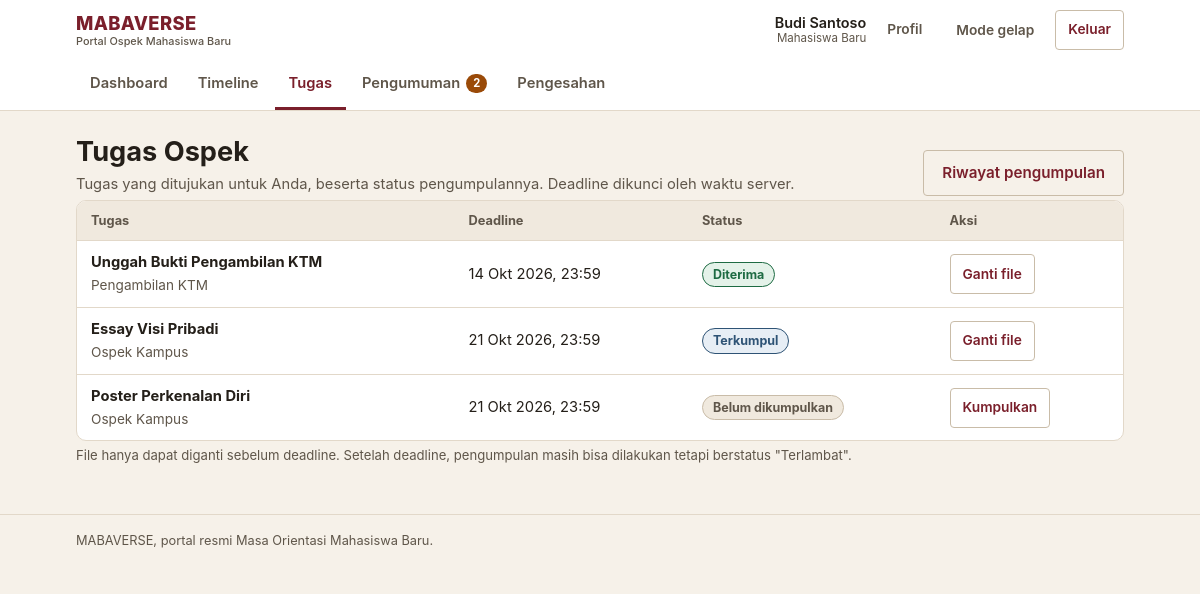
/tugas (signed in), run on the app's committed database.
### tables this page shows
CREATE TABLE tugas (
    id INT AUTO_INCREMENT PRIMARY KEY,
    tahap_id INT NOT NULL,
    judul VARCHAR(255) NOT NULL,
    deskripsi TEXT,
    format_diizinkan VARCHAR(255) DEFAULT 'pdf,jpg,png,doc,docx',
    ukuran_max_mb INT DEFAULT 10,
    deadline DATETIME NOT NULL,
    target_fakultas_id INT DEFAULT NULL,
    target_jurusan_id INT DEFAULT NULL,
    target_kelompok_id INT DEFAULT NULL,
    created_by INT NOT NULL,
    created_at TIMESTAMP DEFAULT CURRENT_TIMESTAMP,
    FOREIGN KEY (tahap_id) REFERENCES tahap_ospek(id) ON DELETE CASCADE,
    FOREIGN KEY (target_fakultas_id) REFERENCES fakultas(id) ON DELETE SET NULL,
    FOREIGN KEY (target_jurusan_id) REFERENCES jurusan(id) ON DELETE SET NULL,
    FOREIGN KEY (target_kelompok_id) REFERENCES kelompok(id) ON DELETE SET NULL,
    FOREIGN KEY (created_by) REFERENCES users(id) ON DELETE CASCADE
);

CREATE TABLE tahap_ospek (
    id INT AUTO_INCREMENT PRIMARY KEY,
    judul VARCHAR(255) NOT NULL,
    deskripsi TEXT,
    urutan INT NOT NULL,
    tanggal_mulai DATETIME NOT NULL,
    tanggal_selesai DATETIME NOT NULL,
    target_level ENUM('universitas', 'fakultas', 'jurusan') DEFAULT 'universitas',
    lokasi_text VARCHAR(255) DEFAULT NULL,
    lampiran VARCHAR(255) DEFAULT NULL,
    status ENUM('belum_mulai', 'berlangsung', 'selesai') DEFAULT 'belum_mulai',
    created_at TIMESTAMP DEFAULT CURRENT_TIMESTAMP,
    updated_at TIMESTAMP DEFAULT CURRENT_TIMESTAMP ON UPDATE CURRENT_TIMESTAMP
);

### controllers/MabaController.php (called while the page is built, shortened)
<?php
require_once __DIR__ . '/../models/Tugas.php';
class MabaController {
    public function tugas() {
        $tugasModel = new Tugas();
        $filters = [
            'fakultas_id' => $_SESSION['user_fakultas_id'],
            'jurusan_id' => $_SESSION['user_jurusan_id'],
            'kelompok_id' => $_SESSION['user_kelompok_id']
        ];
        $tugas_list = $tugasModel->getAllTugas($_SESSION['user_id'], $filters);
        $riwayat = $tugasModel->getPengumpulanByUser($_SESSION['user_id']);
        include_once __DIR__ . '/../views/maba/tugas.php';
    }
}

### config/database.php (called while the page is built)
<?php
require_once __DIR__ . '/config.php';
class Database {
    private static $instance = null;
    private $pdo;
    private function __construct() {
        try {
            $dsn = "mysql:host=" . DB_HOST . ";dbname=" . DB_NAME . ";charset=" . DB_CHARSET;
            $options = [
                PDO::ATTR_ERRMODE => PDO::ERRMODE_EXCEPTION,
                PDO::ATTR_DEFAULT_FETCH_MODE => PDO::FETCH_ASSOC,
                PDO::ATTR_EMULATE_PREPARES => false,
            ];
            $this->pdo = new PDO($dsn, DB_USER, DB_PASS, $options);
        } catch (PDOException $e) {
            error_log('[MABAVERSE] Koneksi database gagal: ' . $e->getMessage());
            if (defined('APP_ENV') && APP_ENV === 'production') {
                throw new RuntimeException('Layanan database sedang tidak tersedia.');
            }
            die("Koneksi database gagal: " . $e->getMessage()
                . " — periksa DB_HOST/DB_USER/DB_PASS di config/config.local.php dan pastikan MySQL berjalan.");
        }
    }
    public static function getInstance() {
        if (self::$instance === null) {
            self::$instance = new self();
        }
        return self::$instance;
    }
    public function getConnection() {
        return $this->pdo;
    }
}

### models/Tugas.php (called while the page is built, shortened)
<?php
require_once __DIR__ . '/../config/config.php';
class Tugas {
    private $db;
    public function __construct() {
        $this->db = Database::getInstance()->getConnection();
    }
    public function getAllTugas($user_id = null, $filters = []) {
        $sql = "
            SELECT t.*, ta.judul as tahap_judul,
                   u.nama as created_by_nama,
                   f.nama as target_fakultas_nama,
                   j.nama as target_jurusan_nama,
                   k.nama as target_kelompok_nama
            FROM tugas t
            INNER JOIN tahap_ospek ta ON t.tahap_id = ta.id
            INNER JOIN users u ON t.created_by = u.id
            LEFT JOIN fakultas f ON t.target_fakultas_id = f.id
            LEFT JOIN jurusan j ON t.target_jurusan_id = j.id
            LEFT JOIN kelompok k ON t.target_kelompok_id = k.id
            WHERE 1=1
        ";
        $params = [];
        if (!empty($filters['fakultas_id'])) {
            $sql .= " AND (t.target_fakultas_id IS NULL OR t.target_fakultas_id = ?)";
            $params[] = $filters['fakultas_id'];
        }
        if (!empty($filters['jurusan_id'])) {
            $sql .= " AND (t.target_jurusan_id IS NULL OR t.target_jurusan_id = ?)";
            $params[] = $filters['jurusan_id'];
        }
        if (!empty($filters['kelompok_id'])) {
            $sql .= " AND (t.target_kelompok_id IS NULL OR t.target_kelompok_id = ?)";
            $params[] = $filters['kelompok_id'];
        }
        $sql .= " ORDER BY t.deadline ASC";
        $stmt = $this->db->prepare($sql);
        $stmt->execute($params);
        return $stmt->fetchAll();
    }
    public function getPengumpulanByUser($user_id, $tugas_id = null) {
        if ($tugas_id) {
            $stmt = $this->db->prepare("
                SELECT pt.*, t.judul as tugas_judul, t.deadline
                FROM pengumpulan_tugas pt
                INNER JOIN tugas t ON pt.tugas_id = t.id
                WHERE pt.user_id = ? AND pt.tugas_id = ?
            ");
            $stmt->execute([$user_id, $tugas_id]);
            return $stmt->fetch();
        } else {
            $stmt = $this->db->prepare("
                SELECT pt.*, t.judul as tugas_judul, t.deadline, ta.judul as tahap_judul
                FROM pengumpulan_tugas pt
                INNER JOIN tugas t ON pt.tugas_id = t.id
                INNER JOIN tahap_ospek ta ON t.tahap_id = ta.id
                WHERE pt.user_id = ?
                ORDER BY pt.waktu_submit_server DESC
            ");
            $stmt->execute([$user_id]);
            return $stmt->fetchAll();
        }
    }
}

### config/config.php (called while the page is built, shortened)
<?php
function e($value) {
    return htmlspecialchars((string)$value, ENT_QUOTES, 'UTF-8');
}
function status_meta($status) {
    $map = [
        'hadir'             => ['Hadir', 'ok'],
        'di_luar_radius'    => ['Di luar radius', 'warn'],
        'terlambat'         => ['Terlambat', 'warn'],
        'tidak_hadir'       => ['Tidak hadir', 'danger'],
        'izin'              => ['Izin', 'info'],
        'terkumpul'         => ['Terkumpul', 'info'],
        'revisi'            => ['Perlu revisi', 'warn'],
        'diterima'          => ['Diterima', 'ok'],
        'belum_dikumpulkan' => ['Belum dikumpulkan', 'neutral'],
        'disahkan'          => ['Disahkan', 'ok'],
        'belum_memenuhi'    => ['Belum memenuhi syarat', 'danger'],
        'belum_mulai'       => ['Belum mulai', 'neutral'],
        'berlangsung'       => ['Berlangsung', 'brand'],
        'selesai'           => ['Selesai', 'ok'],
        'normal'            => ['Normal', 'neutral'],
        'penting'           => ['Penting', 'warn'],
        'mendesak'          => ['Mendesak', 'danger'],
    ];
    if (isset($map[$status])) {
        return $map[$status];
    }
    return [ucwords(str_replace('_', ' ', (string)$status)), 'neutral'];
}
function format_tanggal($datetime, $dengan_waktu = true) {
    $ts = strtotime($datetime);
    $bulan = [1 => 'Jan', 'Feb', 'Mar', 'Apr', 'Mei', 'Jun', 'Jul', 'Agu', 'Sep', 'Okt', 'Nov', 'Des'];
    $hasil = date('j', $ts) . ' ' . $bulan[(int)date('n', $ts)] . ' ' . date('Y', $ts);
    if ($dengan_waktu) {
        $hasil .= ', ' . date('H:i', $ts);
    }
    return $hasil;
}
require_once __DIR__ . '/database.php';

### views/maba/tugas.php (the view, shortened to what this page needs)
<?php
include __DIR__ . '/../layouts/header.php';
$pengumpulan_by_tugas = [];
foreach ($riwayat as $r) {
    $pengumpulan_by_tugas[$r['tugas_id']] = $r;
}
?>
<div class="page-head">
    <div>
        <h1>Tugas Ospek</h1>
        <p class="page-sub">Tugas yang ditujukan untuk Anda, beserta status pengumpulannya. Deadline dikunci oleh waktu server.</p>
    </div>
    <div class="page-actions">
        <a class="btn btn-outline" href="<?= BASE_URL ?>riwayat-tugas">Riwayat pengumpulan</a>
    </div>
</div>
<?php if (empty($tugas_list)): ?>
<div class="empty">
    <strong>Belum ada tugas untuk Anda.</strong>
    Tugas muncul di sini setelah admin menambahkannya untuk angkatan, fakultas, jurusan, atau kelompok Anda.
</div>
<?php else: ?>
<div class="table-wrap">
    <table>
        <thead>
            <tr>
                <th scope="col">Tugas</th>
                <th scope="col">Deadline</th>
                <th scope="col">Status</th>
                <th scope="col">Aksi</th>
            </tr>
        </thead>
        <tbody>
            <?php foreach ($tugas_list as $tugas): ?>
            <?php
            $kumpul = $pengumpulan_by_tugas[$tugas['id']] ?? null;
            $status = $kumpul['status'] ?? 'belum_dikumpulkan';
            list($status_label, $status_tone) = status_meta($status);
            ?>
            <tr>
                <td>
                    <strong><?= e($tugas['judul']) ?></strong><br>
                    <span class="muted small"><?= e($tugas['tahap_judul']) ?></span>
                </td>
                <td>
                    <?= e(format_tanggal($tugas['deadline'])) ?>
                </td>
                <td><span class="chip chip-<?= $status_tone ?>"><?= e($status_label) ?></span></td>
                <td>
                    <a class="btn btn-sm btn-outline" href="<?= BASE_URL ?>submit-tugas/<?= (int)$tugas['id'] ?>">
                        <?= $kumpul ? 'Ganti file' : 'Kumpulkan' ?>
                    </a>
                </td>
            </tr>
            <?php endforeach; ?>
        </tbody>
    </table>
</div>
<p class="field-hint mt-1">File hanya dapat diganti sebelum deadline. Setelah deadline, pengumpulan masih bisa dilakukan tetapi berstatus "Terlambat".</p>
<?php endif; ?>
<?php include __DIR__ . '/../layouts/footer.php'; ?>

### assets/css/style.css (style rules this page uses)
:root { --bg: #F6F1E9; --surface: #FFFFFF; --surface-alt: #F0E9DE; --ink: #241F19; --ink-soft: #5F564A; --line: #E2D8C9; --line-strong: #C9BCA8; --brand: #7A1F2B; --brand-strong: #5E1620; --brand-soft: #F5E7E8; --brand-ink: #FFFFFF; --accent: #9A4A08; --accent-soft: #FBEEDD; --ok: #1E6B43; --ok-soft: #E4F2E9; --warn: #8A4B0F; --warn-soft: #FBEEDC; --danger: #A32A22; --danger-soft: #F9E6E4; --info: #2E5375; --info-soft: #E7EEF5; --radius-sm: 4px; --radius: 10px; --shadow-1: 0 1px 2px rgba(36, 31, 25, 0.08), 0 6px 16px rgba(36, 31, 25, 0.07); --maxw: 1080px; --font: -apple-system, BlinkMacSystemFont, "Segoe UI", Roboto, "Helvetica Neue", Arial, sans-serif; }
*, *::before, *::after { box-sizing: border-box; }
html { -webkit-text-size-adjust: 100%; }
body { margin: 0; background: var(--bg); color: var(--ink); font-family: var(--font); font-size: 16px; line-height: 1.55; }
h1, h2, h3, h4 { margin: 0 0 0.5em; line-height: 1.25; font-weight: 700; }
h1 { font-size: clamp(1.3rem, 1.1rem + 1vw, 1.7rem); }
p { margin: 0 0 1em; }
a { color: var(--brand); text-decoration-thickness: 1px; text-underline-offset: 2px; }
.muted { color: var(--ink-soft); }
.small { font-size: 0.85rem; }
.mt-1 { margin-top: 8px; }
.page-head { display: flex; align-items: flex-end; justify-content: space-between; gap: 12px; flex-wrap: wrap; margin: 24px 0 4px; }
.page-head h1 { margin: 0; }
.page-head .page-sub { color: var(--ink-soft); margin: 4px 0 0; font-size: 0.92rem; }
.page-actions { display: flex; gap: 8px; flex-wrap: wrap; }
.btn { display: inline-flex; align-items: center; justify-content: center; gap: 6px; min-height: 44px; padding: 10px 18px; border-radius: var(--radius-sm); border: 1px solid transparent; background: var(--brand); color: var(--brand-ink); font-family: inherit; font-size: 0.95rem; font-weight: 600; text-decoration: none; cursor: pointer; transition: background-color 120ms ease, border-color 120ms ease, color 120ms ease; }
.btn-outline { background: transparent; color: var(--brand); border-color: var(--line-strong); }
.btn-sm { min-height: 40px; padding: 6px 12px; font-size: 0.86rem; }
.chip { display: inline-block; padding: 2px 10px; border-radius: 999px; font-size: 0.78rem; font-weight: 700; white-space: nowrap; border: 1px solid transparent; }
.chip-ok { background: var(--ok-soft); color: var(--ok); border-color: var(--ok); }
.chip-info { background: var(--info-soft); color: var(--info); border-color: var(--info); }
.chip-neutral { background: var(--surface-alt); color: var(--ink-soft); border-color: var(--line-strong); }
.field-hint { font-size: 0.82rem; color: var(--ink-soft); margin-top: 4px; }
.table-wrap { overflow-x: auto; -webkit-overflow-scrolling: touch; border: 1px solid var(--line); border-radius: var(--radius); background: var(--surface); }
table { width: 100%; min-width: 560px; border-collapse: collapse; font-size: 0.92rem; }
th, td { padding: 10px 14px; text-align: left; border-bottom: 1px solid var(--line); vertical-align: middle; }
th { background: var(--surface-alt); font-size: 0.8rem; text-transform: none; font-weight: 700; color: var(--ink-soft); white-space: nowrap; }
tr:last-child td { border-bottom: none; }
td .btn { margin: 2px 0; }

### data on the page
tugas: judul "Unggah Bukti Pengambilan KTM", tahap.judul "Pengambilan KTM", deadline "14 Okt 2026, 23:59", status_label "Diterima", shows "Ganti file"
tugas: judul "Essay Visi Pribadi", tahap.judul "Ospek Kampus", deadline "21 Okt 2026, 23:59", status_label "Terkumpul", shows "Ganti file"
tugas: judul "Poster Perkenalan Diri", tahap.judul "Ospek Kampus", deadline "21 Okt 2026, 23:59", status_label "Belum dikumpulkan", shows "Kumpulkan"

### other printed values
$user_nama "Budi Santoso"
$role_label "Mahasiswa Baru"
$label "Dashboard"
$label "Timeline"
$label "Tugas"
$label "Pengumuman"
$unread_pengumuman "2"
$label "Pengesahan"
